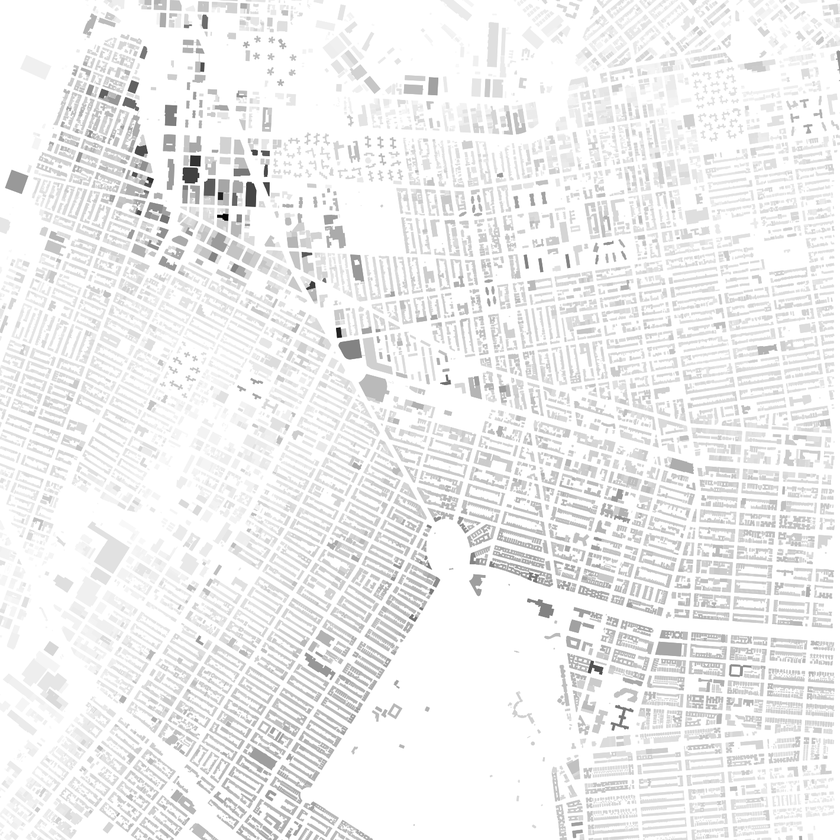
#> input picture data/ny_1_heights.png, 840 x 840 px, shrunk from 1420 x 1420 before the run
$ python compute_heights_data.py
#> lines starting #> are read from the running program, lines starting #| are printed output that depends on the picture; after the words box and inside, x2 and y2 are one past the last pixel; in counts of white or black regions, pixels touching at a corner belong together
import imageio as imageio
import numpy as np
import simplejson


def main():
    map_fname = './data/ny_1_heights.png'
    data = imageio.imread(map_fname)
#> data is the input picture: shape (840, 840, 4); mean R, G, B, A 239.7, 239.7, 239.7, 255

    data = data[:, :, 0]
#> data: shape (840, 840)

    heights = np.zeros_like(data)

    for i in range(data.shape[0]):
        for j in range(data.shape[1]):
            if data[i, j] < 168:
                heights[i, j] = 100
            else:
                heights[i, j] = 0
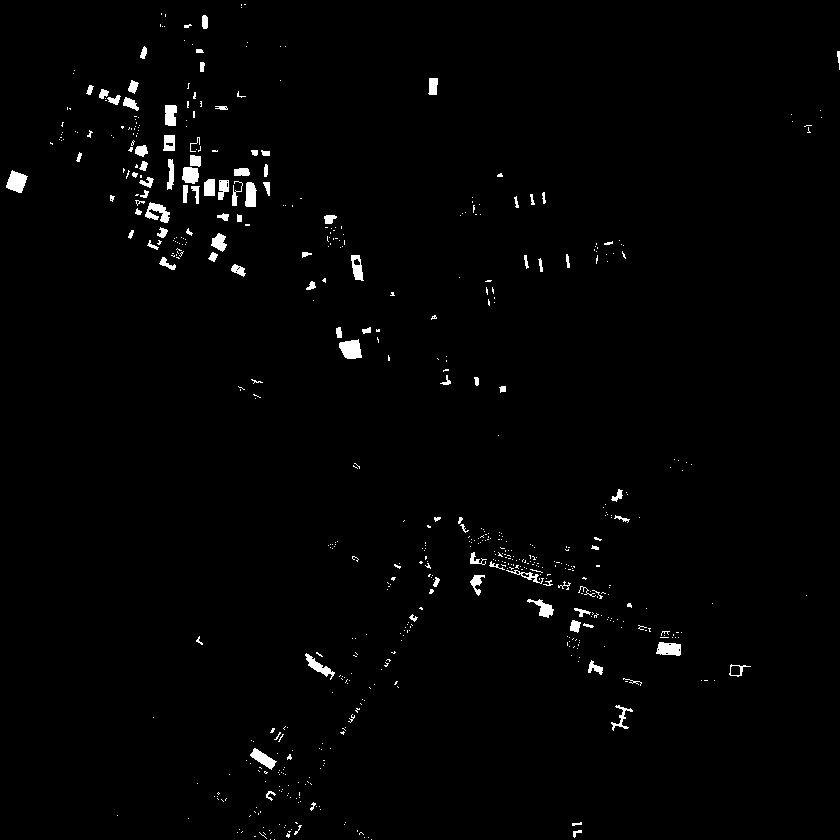
#> heights: shape (840, 840); values 0 (black) and 100 (white), 1.4% white; 604 white regions (500 under 20 px), largest, box (x1, y1, x2, y2) and area: (339, 339, 362, 359) 343, (6, 170, 28, 193) 319, (145, 202, 170, 223) 279

    with open('./data/ny_1_heights.json', 'w') as f:
        simplejson.dump(heights.tolist(), f)
#> (this line was passed over: simplejson is not available in this run)


if __name__ == "__main__":
    main()
